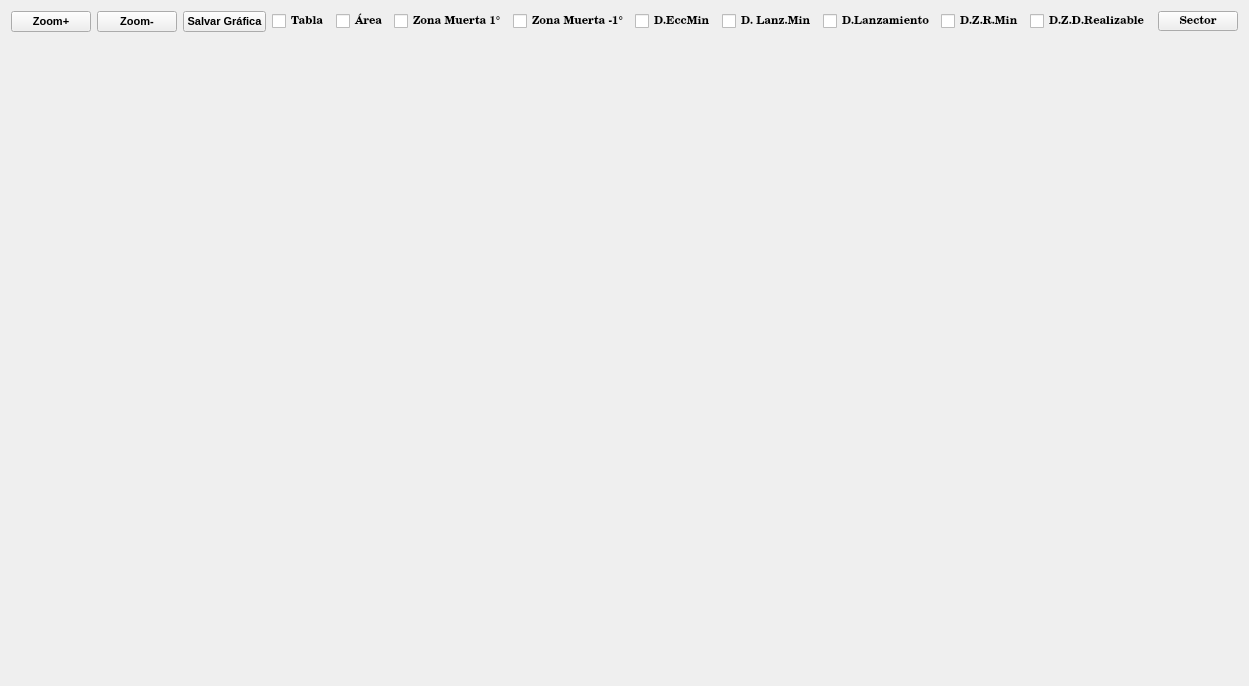
<?xml version="1.0" encoding="UTF-8"?>
<ui version="4.0">
 <class>DistanciaVD</class>
 <widget class="QWidget" name="DistanciaVD">
  <property name="geometry">
   <rect>
    <x>0</x>
    <y>0</y>
    <width>1203</width>
    <height>686</height>
   </rect>
  </property>
  <property name="font">
   <font>
    <family>Century Schoolbook L</family>
    <pointsize>8</pointsize>
    <weight>75</weight>
    <bold>true</bold>
   </font>
  </property>
  <property name="windowTitle">
   <string>Form</string>
  </property>
  <layout class="QGridLayout" name="gridLayout">
   <item row="0" column="0" colspan="3">
    <layout class="QVBoxLayout" name="verticalLayout">
     <item>
      <layout class="QHBoxLayout" name="horizontalLayout_3">
       <item>
        <widget class="QPushButton" name="pB_ZoomMas">
         <property name="font">
          <font>
           <family>Tahoma</family>
           <weight>75</weight>
           <bold>true</bold>
          </font>
         </property>
         <property name="styleSheet">
          <string notr="true"/>
         </property>
         <property name="text">
          <string>Zoom+</string>
         </property>
         <property name="shortcut">
          <string>+</string>
         </property>
        </widget>
       </item>
       <item>
        <widget class="QPushButton" name="pB_ZoomMen">
         <property name="font">
          <font>
           <family>Tahoma</family>
           <weight>75</weight>
           <bold>true</bold>
          </font>
         </property>
         <property name="styleSheet">
          <string notr="true"/>
         </property>
         <property name="text">
          <string>Zoom-</string>
         </property>
         <property name="shortcut">
          <string>-</string>
         </property>
        </widget>
       </item>
       <item>
        <widget class="QPushButton" name="pB_SalvarGrafica">
         <property name="font">
          <font>
           <family>Tahoma</family>
           <weight>75</weight>
           <bold>true</bold>
          </font>
         </property>
         <property name="styleSheet">
          <string notr="true"/>
         </property>
         <property name="text">
          <string>Salvar Gráfica</string>
         </property>
         <property name="icon">
          <iconset>
           <normaloff>:/temp/exportpdf.png</normaloff>:/temp/exportpdf.png</iconset>
         </property>
         <property name="shortcut">
          <string>Ctrl+S</string>
         </property>
        </widget>
       </item>
       <item>
        <widget class="QCheckBox" name="chB_Tabla">
         <property name="text">
          <string>Tabla</string>
         </property>
        </widget>
       </item>
       <item>
        <widget class="QCheckBox" name="chB_Probabilidad">
         <property name="text">
          <string>Área</string>
         </property>
        </widget>
       </item>
       <item>
        <widget class="QCheckBox" name="chB_ZMuerta1">
         <property name="text">
          <string>Zona Muerta 1°</string>
         </property>
        </widget>
       </item>
       <item>
        <widget class="QCheckBox" name="chB_ZMuerta2">
         <property name="text">
          <string>Zona Muerta -1°</string>
         </property>
        </widget>
       </item>
       <item>
        <widget class="QCheckBox" name="chB_DECCMin">
         <property name="text">
          <string>D.EccMin</string>
         </property>
        </widget>
       </item>
       <item>
        <widget class="QCheckBox" name="chB_DLanzMin">
         <property name="text">
          <string>D. Lanz.Min</string>
         </property>
        </widget>
       </item>
       <item>
        <widget class="QCheckBox" name="chB_DLanzamiento">
         <property name="text">
          <string>D.Lanzamiento</string>
         </property>
        </widget>
       </item>
       <item>
        <widget class="QCheckBox" name="chB_DZDReaMin">
         <property name="text">
          <string>D.Z.R.Min</string>
         </property>
        </widget>
       </item>
       <item>
        <widget class="QCheckBox" name="chB_DZDRealizanle">
         <property name="text">
          <string>D.Z.D.Realizable</string>
         </property>
        </widget>
       </item>
       <item>
        <widget class="QPushButton" name="pB_Sector">
         <property name="text">
          <string>Sector</string>
         </property>
        </widget>
       </item>
      </layout>
     </item>
     <item>
      <layout class="QHBoxLayout" name="horizontalLayout">
       <item>
        <spacer name="horizontalSpacer_2">
         <property name="orientation">
          <enum>Qt::Horizontal</enum>
         </property>
         <property name="sizeHint" stdset="0">
          <size>
           <width>40</width>
           <height>20</height>
          </size>
         </property>
        </spacer>
       </item>
       <item>
        <widget class="QLabel" name="label_2">
         <property name="font">
          <font>
           <family>Tahoma</family>
           <pointsize>10</pointsize>
           <weight>75</weight>
           <bold>true</bold>
          </font>
         </property>
         <property name="locale">
          <locale language="Spanish" country="Cuba"/>
         </property>
         <property name="text">
          <string/>
         </property>
         <property name="alignment">
          <set>Qt::AlignCenter</set>
         </property>
        </widget>
       </item>
       <item>
        <spacer name="horizontalSpacer">
         <property name="orientation">
          <enum>Qt::Horizontal</enum>
         </property>
         <property name="sizeHint" stdset="0">
          <size>
           <width>40</width>
           <height>20</height>
          </size>
         </property>
        </spacer>
       </item>
      </layout>
     </item>
    </layout>
   </item>
   <item row="1" column="0">
    <spacer name="horizontalSpacer_3">
     <property name="orientation">
      <enum>Qt::Horizontal</enum>
     </property>
     <property name="sizeHint" stdset="0">
      <size>
       <width>56</width>
       <height>20</height>
      </size>
     </property>
    </spacer>
   </item>
   <item row="1" column="1" rowspan="2">
    <widget class="QCustomPlot" name="widget" native="true">
     <property name="minimumSize">
      <size>
       <width>600</width>
       <height>600</height>
      </size>
     </property>
     <property name="maximumSize">
      <size>
       <width>600</width>
       <height>600</height>
      </size>
     </property>
     <property name="font">
      <font>
       <family>Tahoma</family>
       <weight>75</weight>
       <bold>true</bold>
      </font>
     </property>
     <property name="focusPolicy">
      <enum>Qt::StrongFocus</enum>
     </property>
    </widget>
   </item>
   <item row="1" column="2">
    <spacer name="horizontalSpacer_4">
     <property name="orientation">
      <enum>Qt::Horizontal</enum>
     </property>
     <property name="sizeHint" stdset="0">
      <size>
       <width>55</width>
       <height>20</height>
      </size>
     </property>
    </spacer>
   </item>
   <item row="2" column="0">
    <spacer name="verticalSpacer">
     <property name="orientation">
      <enum>Qt::Vertical</enum>
     </property>
     <property name="sizeHint" stdset="0">
      <size>
       <width>20</width>
       <height>40</height>
      </size>
     </property>
    </spacer>
   </item>
   <item row="3" column="1">
    <spacer name="verticalSpacer_2">
     <property name="orientation">
      <enum>Qt::Vertical</enum>
     </property>
     <property name="sizeHint" stdset="0">
      <size>
       <width>20</width>
       <height>40</height>
      </size>
     </property>
    </spacer>
   </item>
  </layout>
 </widget>
 <customwidgets>
  <customwidget>
   <class>QCustomPlot</class>
   <extends>QWidget</extends>
   <header location="global">qcustomplot.h</header>
   <container>1</container>
  </customwidget>
 </customwidgets>
 <resources/>
 <connections/>
</ui>
